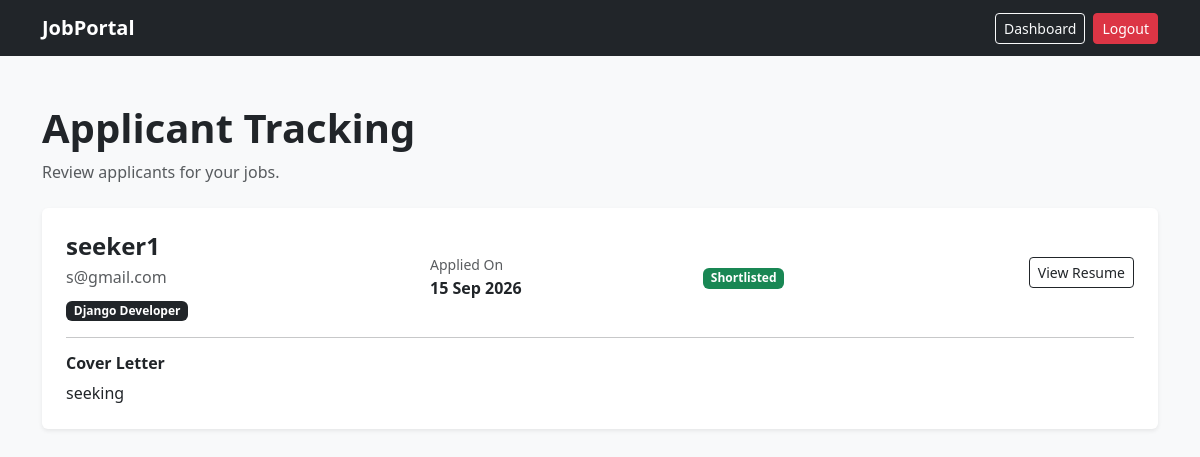
/employer/applications/ (signed in), run on the app's committed database.
### applications/models.py (models this page shows, shortened)
class Application(models.Model):
    STATUS_CHOICES = [
        ('Applied', 'Applied'),
        ('Shortlisted', 'Shortlisted'),
        ('Rejected', 'Rejected'),
    ]
    job = models.ForeignKey(
        'jobs.Job',
        on_delete=models.CASCADE,
        related_name='applications'
    )
    applicant = models.ForeignKey(
        settings.AUTH_USER_MODEL,
        on_delete=models.CASCADE,
        related_name='applications'
    )
    resume = models.FileField(
        upload_to='resumes/'
    )
    cover_letter = models.TextField()
    status = models.CharField(
        max_length=20,
        choices=STATUS_CHOICES,
        default='Applied'
    )
    applied_at = models.DateTimeField(
        auto_now_add=True
    )
    class Meta:
        constraints = [
            models.UniqueConstraint(
                fields=['job', 'applicant'],
                name='unique_job_applicant'
            )
        ]

### accounts/models.py (models this page shows, shortened)
class User(AbstractUser):
    is_employer = models.BooleanField(
        default=False
    )
    is_seeker = models.BooleanField(
        default=False
    )

### jobs/models.py (models this page shows, shortened)
class Job(models.Model):
    JOB_TYPE_CHOICES = [
        ('Full Time', 'Full Time'),
        ('Part Time', 'Part Time'),
        ('Contract', 'Contract'),
        ('Internship', 'Internship'),
    ]
    STATUS_CHOICES = [
        ('Active', 'Active'),
        ('Closed', 'Closed'),
    ]
    employer = models.ForeignKey(
        settings.AUTH_USER_MODEL,
        on_delete=models.CASCADE,
        related_name='jobs'
    )
    title = models.CharField(
        max_length=150
    )
    company_name = models.CharField(
        max_length=150
    )
    description = models.TextField()
    location = models.CharField(
        max_length=100
    )
    job_type = models.CharField(
        max_length=30,
        choices=JOB_TYPE_CHOICES
    )
    salary = models.DecimalField(
        max_digits=10,
        decimal_places=2
    )
    skills = models.TextField()
    experience = models.PositiveIntegerField(
        default=0,
        help_text='Required experience in years'
    )
    deadline = models.DateField()
    status = models.CharField(
        max_length=20,
        choices=STATUS_CHOICES,
        default='Active'
    )
    created_at = models.DateTimeField(
        auto_now_add=True
    )

### applications/views.py (the view)
@login_required
def employer_applications(request):
    if not request.user.is_employer:
        raise PermissionDenied
    applications = Application.objects.filter(
        job__employer=request.user
    ).select_related(
        'job',
        'applicant'
    ).order_by(
        '-applied_at'
    )
    return render(
        request,
        'applications/employer_applications.html',
        {
            'applications': applications
        }
    )

### templates/applications/employer_applications.html (shortened to what this page needs)
<!DOCTYPE html>
<html lang="en">
<head>
    <link
        href="https://cdn.jsdelivr.net/npm/bootstrap@5.3.3/dist/css/bootstrap.min.css"
        rel="stylesheet"
    >
</head>
<body class="bg-light">
<nav class="navbar navbar-dark bg-dark">
    <div class="container">
        <a
            href="{% url 'home' %}"
            class="navbar-brand fw-bold"
        >
            JobPortal
        </a>
        <div class="d-flex gap-2">
            <a
                href="{% url 'employer_dashboard' %}"
                class="btn btn-outline-light btn-sm"
            >
                Dashboard
            </a>
            <form
                method="POST"
                action="{% url 'logout' %}"
                class="m-0"
            >
                <button
                    type="submit"
                    class="btn btn-danger btn-sm"
                >
                    Logout
                </button>
            </form>
        </div>
    </div>
</nav>
<div class="container py-5">
    <div class="mb-4">
        <h1 class="fw-bold">
            Applicant Tracking
        </h1>
        <p class="text-muted">
            Review applicants for your jobs.
        </p>
    </div>
    {% if applications %}
        <div class="row g-4">
            {% for application in applications %}
                <div class="col-12">
                    <div class="card shadow-sm border-0">
                        <div class="card-body p-4">
                            <div class="row align-items-center">
                                <div class="col-md-4">
                                    <h4 class="fw-bold mb-1">
                                        {{ application.applicant.username }}
                                    </h4>
                                    <p class="text-muted mb-2">
                                        {{ application.applicant.email }}
                                    </p>
                                    <span class="badge bg-dark">
                                        {{ application.job.title }}
                                    </span>
                                </div>
                                <div class="col-md-3">
                                    <small class="text-muted">
                                        Applied On
                                    </small>
                                    <div class="fw-semibold">
                                        {{ application.applied_at|date:"d M Y" }}
                                    </div>
                                </div>
                                <div class="col-md-2">
                                    {% if application.status == 'Applied' %}
                                        <span class="badge bg-primary">
                                            Applied
                                        </span>
                                    {% elif application.status == 'Shortlisted' %}
                                        <span class="badge bg-success">
                                            Shortlisted
                                        </span>
                                    {% else %}
                                        <span class="badge bg-danger">
                                            Rejected
                                        </span>
                                    {% endif %}
                                </div>
                                <div class="col-md-3 text-md-end mt-3 mt-md-0">
                                    <a
                                        href="{{ application.resume.url }}"
                                        target="_blank"
                                        class="btn btn-outline-dark btn-sm mb-2"
                                    >
                                        View Resume
                                    </a>
                                </div>
                            </div>
                            <hr>
                            <div>
                                <h6 class="fw-bold">
                                    Cover Letter
                                </h6>
                                <p class="mb-0">
                                    {{ application.cover_letter|linebreaksbr }}
                                </p>
                            </div>
                        </div>
                    </div>
                </div>
            {% endfor %}
        </div>
    {% endif %}
</div>
</body>
</html>

### data on the page
Application: applicant.username "seeker1", applicant.email "s@gmail.com", job "Django Developer", applied_at "15 Sep 2026", status "Shortlisted", cover_letter "seeking"
